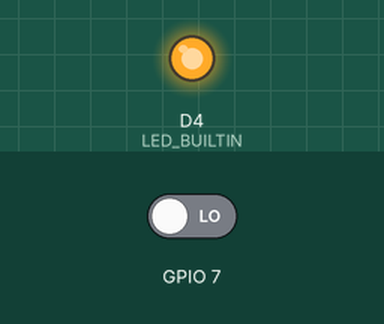
This sketch was run on a simulated ESP8266 (NodeMCU). Shown: output pins drawn as LEDs (lit = HIGH, except the on-board LED, lit = LOW). Dashed ring = blinking. Inputs (shaded band) come from the test bench; at power-on: GPIO 7 LOW.

Above: at 1.2 s.
1.3 s: GPIO 7 driven HIGH
At 1.6 s:
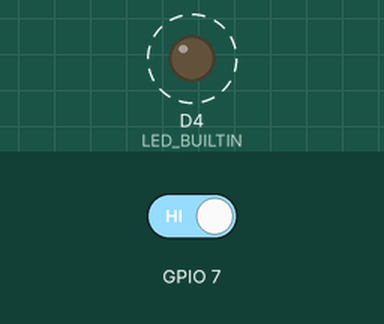
4.3 s: GPIO 7 driven LOW
At 4.7 s:
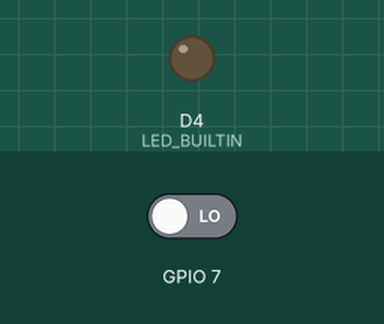
Timing chart, 0 to 7.3 s (numbered marks = the images above; inputs shaded):
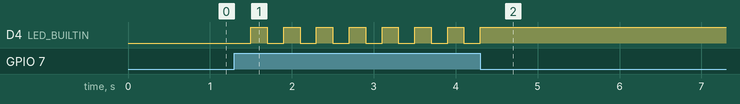

The sketch:

Arduino.ino
```cpp
bool LED=LOW;

// the setup function runs once when you press reset or power the board
void setup() {
  pinMode(LED_BUILTIN, OUTPUT);
  pinMode(7,INPUT);
  pinMode(D4, OUTPUT);
}

// the loop function runs over and over again forever
void loop() {
    if(digitalRead(7)){
      LED=!LED;
      delay(200);
    }
    digitalWrite(D4, LED);
}
```

Measured:
- after the input at 1.3 s, D4 (LED_BUILTIN): alternates HIGH for 0.20 s and LOW for 0.20 s, starting after 0.20 s
- after the input at 4.3 s, D4 (LED_BUILTIN): goes on until 4.3 s, then stays HIGH
